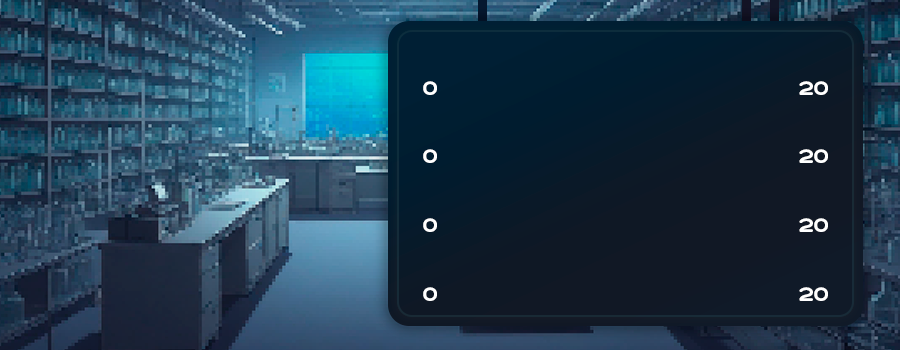
#> input picture images/skills/bg.png, 900 x 350 px
$ python skills.py
#> lines starting #> are read from the running program, lines starting #| are printed output that depends on the picture
from PIL import Image, ImageDraw, ImageFont, ImageFilter
import random
import json

comf = ImageFont.truetype('../../fonts/Comfortaa.ttf', size=35)

with open('../../bot/json/dino_data.json', encoding='utf-8') as f:
#> (reads images/dino_data.json from the repository)
        DINOS = json.load(f) # type: dict

# [9 lines left out: function trans_paste, not called in this run]


def centre_var(image, font, message, start_var=0, end_var=250):
    draw = ImageDraw.Draw(image)
    _, _, w, h = draw.textbbox((0, 0), message, font=font)
    var = (end_var - start_var - w) / 2 + start_var

    return var

# [25 lines left out: function text_on_image, not called in this run]

from PIL import Image

# [35 lines left out: functions crop_right, apply_mask, not called in this run]

def replace_right_with_transparency(image_path, replace_percentage):
    """
    Заменяет X% области изображения справа на прозрачность.

    :param image_path: Путь к исходному изображению.
    :param replace_percentage: Процент от ширины изображения, который нужно заменить на прозрачность.
    :return: Изображение с заменённой областью.
    """
    # Открываем изображение
    image = Image.open(image_path).convert("RGBA")  # Конвертируем в RGBA для поддержки альфа-канала

    # Получаем размеры изображения
    width, height = image.size

    # Вычисляем количество пикселей для замены
    replace_width = int(width * (replace_percentage / 100))

    # Создаем новый массив пикселей для изображения с прозрачностью
    data = image.getdata()

    # Создаем новое изображение с прозрачным слоем
    new_data = []
    for i, item in enumerate(data):
        # Заменяем пиксели из правой части на прозрачные
        if (i % width) >= (width - replace_width):
            new_data.append((0, 0, 0, 0))  # Прозрачный пиксель
        else:
            new_data.append(item)  # Оригинальный пиксель

    # Создаем новое изображение с обновленными данными
    new_image = Image.new("RGBA", image.size)
    new_image.putdata(new_data)

    return new_image

# [6 lines left out: function generate_bar, not called in this run]


# [33 lines of commented-out code are left out]

def t(text: str, lang): return text.capitalize()

bar_position = {
    'power': 83,
    'dexterity': 151,
    'intelligence': 220,
    'charisma': 289
}

def create_skill_image(dino_id, lang, chars: dict, max_chars: dict):
    img = Image.open('../../images/skills/bg.png')
    idraw = ImageDraw.Draw(img)

    dino_data = DINOS['elements'][str(dino_id)]

    y, x = 43, 467
    y_plus = 68

    a = -1
    for char in ['power', 'dexterity', 'intelligence', 'charisma']:
        text = t(char, lang)
        a += 1

        x = centre_var(img, comf, text, 467, 754)
        idraw.text(
            (x, y + (y_plus * a)), text, 'white', font=comf, stroke_width=0
        )

        percent = chars[char] * 5
        char_fill = replace_right_with_transparency(f'../../images/skills/{char}.png',
                                              100 - percent)
        mask = Image.open('../../images/skills/progress_mask.png')

        bar = apply_mask(mask, char_fill)
        width, height = bar.size
        bar = bar.resize((width // 2, height // 2))

        img = trans_paste(bar, img, 1, (450, bar_position[char]) )

        if char in max_chars:
            # Максимальный процент для линии
            max_percent = max_chars[char] * 5
            bar_width = bar.size[0]
            line_x = 450 + int(bar_width * (max_percent / 100))
            line_y1 = bar_position[char]
            line_y2 = bar_position[char] + bar.size[1]
            idraw.line([(line_x, line_y1), (line_x, line_y2)], fill="white", width=3)

    return img

chars = {
    'power': 1,
    'dexterity': 10,
    'intelligence': 20,
    'charisma': 18
}

max_chars = {
    'power': 2,
    'dexterity': 17,
    'intelligence': 20,
    # 'charisma': 18
}

img = create_skill_image(1, 'lang', chars, max_chars)
#> in create_skill_image, img is the input picture: PIL image 900x350 RGBA; mean R, G, B, A 30.2, 58.3, 78.9, 255
#> in centre_var, `_, _, w, h = draw.textbbox((0, 0), message, font=font)`: w = 106; h = 33
#> in centre_var, `var = (end_var - start_var - w) / 2 + start_var`: var = 557.5
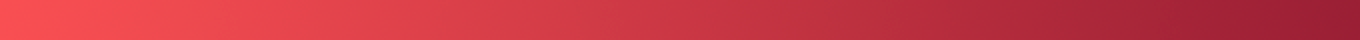
#> input picture images/skills/power.png, 680 x 20 px (shown 2 times larger)
#> in replace_right_with_transparency, image is the input picture: PIL image 680x20 RGBA; mean R, G, B, A 202.1, 55.2, 67.6, 255
#> the loop in replace_right_with_transparency, `for i, item in enumerate(data):` made 13600 passes
#> item on passes 1 to 3: (249, 79, 82, 255), (249, 79, 83, 255), (249, 79, 82, 255)
#> after the loop in replace_right_with_transparency, `for i, item in enumerate(data):`: new_data = 13600 items, first 6: (249, 79, 82, 255), (249, 79, 83, 255), (249, 79, 82, 255), (248, 79, 83, 255), (248, 79, 82, 255), (248, 79, 82, 255)
#> in replace_right_with_transparency, `new_image = Image.new("RGBA", image.size)`: new_image: PIL image 680x20 RGBA; every value is 0
#> in replace_right_with_transparency, `new_image.putdata(new_data)`:
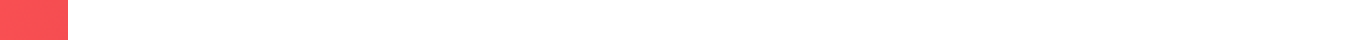
#> new_image: PIL image 680x20 RGBA (shown 2 times larger); mean R, G, B, A 12.3, 3.9, 4.1, 12.8; transparent parts drawn white
#> (the run stopped early here; a loop or call above may not have finished)
